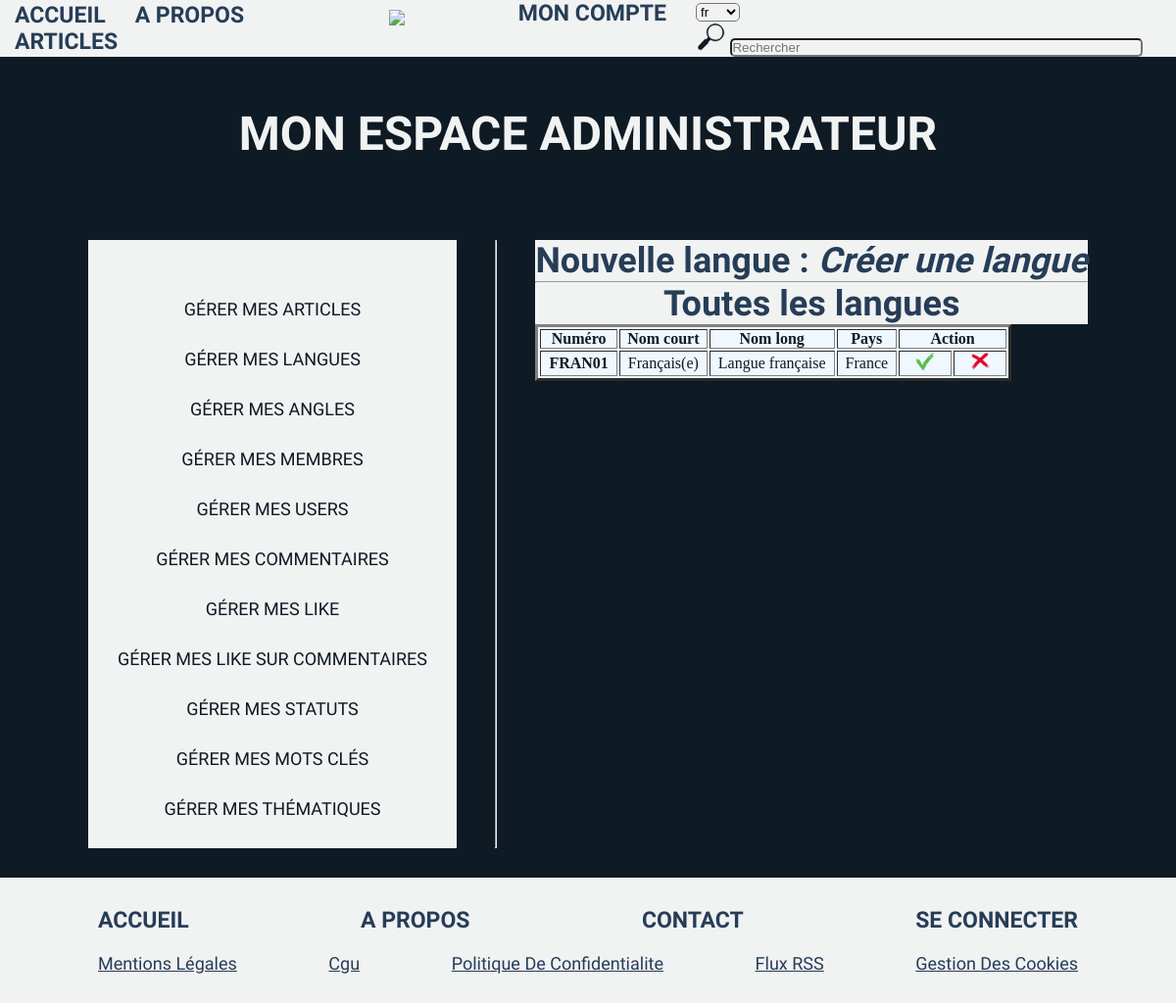
Page /back/langue/langue.php on the committed database.
### tables this page shows
CREATE TABLE IF NOT EXISTS `langue` (
  `numLang` varchar(8) NOT NULL,
  `lib1Lang` varchar(30) DEFAULT NULL,
  `lib2Lang` varchar(60) DEFAULT NULL,
  `numPays` char(4) DEFAULT NULL,
  PRIMARY KEY (`numLang`),
  KEY `LANGUE_FK` (`numLang`),
  KEY `FK_ASSOCIATION_7` (`numPays`)
);

CREATE TABLE IF NOT EXISTS `pays` (
  `numPays` char(4) NOT NULL,
  `cdPays` char(2) NOT NULL,
  `frPays` varchar(255) NOT NULL,
  `enPays` varchar(255) DEFAULT NULL,
  PRIMARY KEY (`numPays`),
  KEY `PAYS_FK` (`numPays`)
);

### class_crud/langue.class.php (called while the page is built, shortened)
<?php
require_once __DIR__ . '../../connect/database.php';
class LANGUE{
	function get_AllLanguesByPays(){
		global $db;
        $query = 'SELECT * FROM langue la INNER JOIN pays pa ON la.numPays = pa.numPays';
		$result = $db->query($query);
		$allLanguesByPays = $result->fetchAll();
		return($allLanguesByPays);
	}
}

### back/langue/langue.php (the view, shortened to what this page needs)
<?php
require_once __DIR__ . '/../../class_crud/langue.class.php';
$maLangue = new LANGUE();
?>
<!DOCTYPE html>
<html lang="fr-FR">
<head>
</head>
<section>
<?php require_once ROOT . '/front/includes/commons/___headerFront.php'; ?>
</section>
<body>
	<h1>mon espace administrateur</h1>
    <div class=parentback>
        <div class=menu-back>
            <nav>
                <ul class="menuback-liens">
                    <li class="menu-back-gererArticles">
                        <a href="../article/article.php" class=articles>Gérer mes articles</a>
                    </li>
                    <li class="menu-back-gererLangues">
                        <a href="../langue/langue.php" class=langues>Gérer mes langues</a>
                    </li>
                    <li class="menu-back-angles">
                        <a href="../angle/angle.php" class=angles>Gérer mes angles</a>
                    </li>
                    <li class="menu-back-membres">
                        <a href="../membre/membre.php" class=membres>Gérer mes membres</a>
                    </li>
                    <li class="menu-back-utilisateurs">
                        <a href="../user/user.php" class=users>Gérer mes users</a>
                    </li>
                    <li class="menu-back-com">
                        <a href="../comment/comment.php" class=comment>Gérer mes commentaires</a>
                    </li>
                    <li class="menu-back-likeart">
                        <a href="../like_art/likeArt.php" class=likeart>Gérer mes like</a>
                    </li>
                    <li class="menu-back-likecom">
                        <a href="../like_com/likeCom.php" class=likecom>Gérer mes like sur commentaires</a>
                    </li>
                    <li class="menu-back-statut">
                        <a href="../statut/statut.php" class=stat>Gérer mes statuts</a>
                    </li>
                    <li class="menu-back-MotsCles">
                        <a href="../mot_cle/motCle.php" class=Mc>Gérer mes mots clés</a>
                    </li>
                    <li class="menu-back-MotsCles">
                        <a href="../thematique/thematique.php" class=them>Gérer mes thématiques</a>
                    </li>
                </ul>
            </nav>
        </div>
	<hr />
    <div class=formulaire>
	<h2>Nouvelle langue :&nbsp;<a href="./createLangue.php"><i>Créer une langue</i></a></h2>
    <hr />
	<h2>Toutes les langues</h2>
	<table border="3" bgcolor="aliceblue">
    <thead>
        <tr>
            <th>&nbsp;Numéro&nbsp;</th>
            <th>&nbsp;Nom court&nbsp;</th>
            <th>&nbsp;Nom long&nbsp;</th>
            <th>&nbsp;Pays&nbsp;</th>
            <th colspan="2">&nbsp;Action&nbsp;</th>
        </tr>
    </thead>
    <tbody>
<?php
    $allLangues = $maLangue->get_AllLanguesByPays();
	foreach($allLangues as $row) {
?>
        <tr>
		<td><h4>&nbsp; <?php echo $row['numLang']; ?> &nbsp;</h4></td>
        <td>&nbsp; <?php echo $row['lib1Lang']; ?> &nbsp;</td>
        <td>&nbsp; <?php echo $row['lib2Lang']; ?> &nbsp;</td>
        <td>&nbsp; <?php echo $row["frPays"]; ?> &nbsp;</td>
		<td>&nbsp;&nbsp;&nbsp;&nbsp;<a href="./updateLangue.php?id=<?=$row['numLang']; ?>"><i><img src="./../../img/valider-png.png" width="20" height="20" alt="Modifier langue" title="Modifier langue" /></i></a>&nbsp;&nbsp;&nbsp;&nbsp;
		<br /></td>
		<td>&nbsp;&nbsp;&nbsp;&nbsp;<a href="./deleteLangue.php?id=<?=$row['numLang']; ?>"><i><img src="./../../img/supprimer-png.png" width="20" height="20" alt="Supprimer langue" title="Supprimer langue" /></i></a>&nbsp;&nbsp;&nbsp;&nbsp;
		<br /></td>
        </tr>
<?php
	}
?>
    </tbody>
    </table>
    <p>&nbsp;</p>
    </div>
    </div>
<?php
require_once ROOT . '/front/includes/commons/___footerFront.php';
?>
</body>
</html>

### back/css/style.css (style rules this page uses)
* { margin:0; padding:0; }
body { background-color: #0e1a24; color: #f1f2f2; }
table { color:#0e1a24; }
body h4 { color:#0e1a24 }
body th { color:#0e1a24; }
h1 { font-family: 'Amarante', sans-serif; font-size:48px; text-align: center; text-transform: uppercase; padding-top:50px; padding-bottom: 50px; color: #f1f2f2; }
h2 { font-family: 'Amarante', sans-serif; font-size:36px; text-align:center; }
p { font-family: 'Assistant', sans-serif; font-size:18px; }
a { color:#f1f2f2; text-decoration: none; }
a i { color:#263d57; }
.formulaire h2 { background-color: #f1f2f2; color:#263d57; }
.menu-back ul li a { font-family: 'Assistant', sans-serif; font-size:18px; text-transform:uppercase; text-decoration:none; color:#0e1a24; }
.menu-back ul li { padding-top:30px; }
.menu-back { background-color:#f1f2f2; text-align: center; padding:30px; }
.parentback { display:flex; justify-content: space-between; margin-right: 90px; margin-left:90px; margin-top: 30px; margin-bottom: 30px; }
h4 { color:#f1f2f2; }
thead { color:#f1f2f2; }
@media screen and (min-width: 681px) and (max-width: 1279px) { body { background-color: #0e1a24; } }

### rows in the picture
langue: numLang "FRAN01", lib1Lang "Français(e)", lib2Lang "Langue française", numPays.frPays "France"
